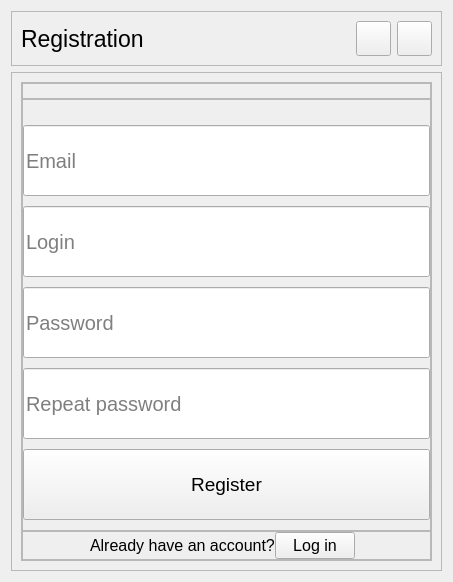
<?xml version="1.0" encoding="UTF-8"?>
<ui version="4.0">
 <class>Form</class>
 <widget class="QWidget" name="Form">
  <property name="geometry">
   <rect>
    <x>0</x>
    <y>0</y>
    <width>453</width>
    <height>582</height>
   </rect>
  </property>
  <property name="maximumSize">
   <size>
    <width>453</width>
    <height>582</height>
   </size>
  </property>
  <property name="windowTitle">
   <string>Form</string>
  </property>
  <property name="styleSheet">
   <string notr="true">* {
	background: transparent;
}

#loginPage &gt; .QFrame,
#registrationPage &gt; .QFrame,
#controlPanel {
	background-color: #58A4B0;
	border-radius: 26%;
	border-bottom: 4px solid #427c85;
	border-right: 4px solid #427c85;
}

QLineEdit {
	background-color: #1E3888;
	color: #FCD29F;
	border-radius: 7px;
	border-bottom: 2px solid #3B6E9C;
	padding-left: 5px;
	margin-top: 1px;
	margin-left: 5px;
	margin-right: 5px;
}

#loginButton, #registerButton {
	background-color: #3B0D11;
	color: #FFFAFF;
	border-radius: 7px;
	padding-top: 5px;
	padding-bottom: 5px;
	margin-top: 5px;
}
#loginButton::hover, #registerButton::hover { background-color: #761924 }
#loginButton:pressed, #registerButton:pressed { background-color: #21070a }

#errDisplay,
#registrationErr {
	color: red;
	margin: 0px;
	margin-top: 0%;
	padding: 0px;
	padding-left: 8px;
}

#text,
#text1,
#text2 {
	color: #FFFAFF;
	background-color: rgba(59, 13, 17, 0.2);
	border-radius: 10%;
	padding: 2% 5% 2% 5%;
}

#appTitle {
	color: #FFFAFF;
	margin-left: 10px;
}</string>
  </property>
  <layout class="QVBoxLayout" name="verticalLayout">
   <item>
    <widget class="QFrame" name="controlPanel">
     <property name="sizePolicy">
      <sizepolicy hsizetype="Preferred" vsizetype="Maximum">
       <horstretch>0</horstretch>
       <verstretch>0</verstretch>
      </sizepolicy>
     </property>
     <property name="frameShape">
      <enum>QFrame::StyledPanel</enum>
     </property>
     <property name="frameShadow">
      <enum>QFrame::Raised</enum>
     </property>
     <layout class="QHBoxLayout" name="horizontalLayout">
      <item>
       <widget class="QLabel" name="appTitle">
        <property name="sizePolicy">
         <sizepolicy hsizetype="Expanding" vsizetype="Minimum">
          <horstretch>0</horstretch>
          <verstretch>0</verstretch>
         </sizepolicy>
        </property>
        <property name="minimumSize">
         <size>
          <width>0</width>
          <height>0</height>
         </size>
        </property>
        <property name="maximumSize">
         <size>
          <width>16777215</width>
          <height>35</height>
         </size>
        </property>
        <property name="font">
         <font>
          <pointsize>17</pointsize>
         </font>
        </property>
        <property name="text">
         <string>Registration</string>
        </property>
       </widget>
      </item>
      <item>
       <spacer name="spacer">
        <property name="orientation">
         <enum>Qt::Horizontal</enum>
        </property>
        <property name="sizeHint" stdset="0">
         <size>
          <width>40</width>
          <height>20</height>
         </size>
        </property>
       </spacer>
      </item>
      <item>
       <widget class="QPushButton" name="minimize">
        <property name="sizePolicy">
         <sizepolicy hsizetype="Minimum" vsizetype="Minimum">
          <horstretch>0</horstretch>
          <verstretch>0</verstretch>
         </sizepolicy>
        </property>
        <property name="minimumSize">
         <size>
          <width>35</width>
          <height>35</height>
         </size>
        </property>
        <property name="maximumSize">
         <size>
          <width>35</width>
          <height>35</height>
         </size>
        </property>
        <property name="focusPolicy">
         <enum>Qt::ClickFocus</enum>
        </property>
        <property name="text">
         <string/>
        </property>
        <property name="icon">
         <iconset>
          <normaloff>../icons/delete.png</normaloff>../icons/delete.png</iconset>
        </property>
        <property name="iconSize">
         <size>
          <width>35</width>
          <height>35</height>
         </size>
        </property>
       </widget>
      </item>
      <item>
       <widget class="QPushButton" name="exit">
        <property name="sizePolicy">
         <sizepolicy hsizetype="Minimum" vsizetype="Minimum">
          <horstretch>0</horstretch>
          <verstretch>0</verstretch>
         </sizepolicy>
        </property>
        <property name="minimumSize">
         <size>
          <width>35</width>
          <height>35</height>
         </size>
        </property>
        <property name="maximumSize">
         <size>
          <width>35</width>
          <height>35</height>
         </size>
        </property>
        <property name="focusPolicy">
         <enum>Qt::ClickFocus</enum>
        </property>
        <property name="text">
         <string/>
        </property>
        <property name="icon">
         <iconset>
          <normaloff>../icons/cross.png</normaloff>../icons/cross.png</iconset>
        </property>
        <property name="iconSize">
         <size>
          <width>35</width>
          <height>35</height>
         </size>
        </property>
       </widget>
      </item>
     </layout>
    </widget>
   </item>
   <item>
    <widget class="QStackedWidget" name="stackedWidget">
     <property name="currentIndex">
      <number>1</number>
     </property>
     <widget class="QWidget" name="loginPage">
      <layout class="QVBoxLayout" name="verticalLayout_3">
       <property name="spacing">
        <number>0</number>
       </property>
       <property name="leftMargin">
        <number>0</number>
       </property>
       <property name="topMargin">
        <number>0</number>
       </property>
       <property name="rightMargin">
        <number>0</number>
       </property>
       <property name="bottomMargin">
        <number>0</number>
       </property>
       <item>
        <widget class="QFrame" name="container">
         <property name="frameShape">
          <enum>QFrame::StyledPanel</enum>
         </property>
         <property name="frameShadow">
          <enum>QFrame::Raised</enum>
         </property>
         <layout class="QVBoxLayout" name="verticalLayout_2">
          <item>
           <layout class="QHBoxLayout" name="logoLayout">
            <property name="spacing">
             <number>0</number>
            </property>
            <item>
             <spacer name="spacer_6">
              <property name="orientation">
               <enum>Qt::Horizontal</enum>
              </property>
              <property name="sizeType">
               <enum>QSizePolicy::Minimum</enum>
              </property>
              <property name="sizeHint" stdset="0">
               <size>
                <width>40</width>
                <height>20</height>
               </size>
              </property>
             </spacer>
            </item>
            <item>
             <widget class="QLabel" name="logo">
              <property name="sizePolicy">
               <sizepolicy hsizetype="Maximum" vsizetype="Maximum">
                <horstretch>0</horstretch>
                <verstretch>0</verstretch>
               </sizepolicy>
              </property>
              <property name="maximumSize">
               <size>
                <width>150</width>
                <height>150</height>
               </size>
              </property>
              <property name="text">
               <string/>
              </property>
              <property name="pixmap">
               <pixmap>../icons/authorizationLogo.png</pixmap>
              </property>
              <property name="scaledContents">
               <bool>true</bool>
              </property>
             </widget>
            </item>
            <item>
             <spacer name="spacer_7">
              <property name="orientation">
               <enum>Qt::Horizontal</enum>
              </property>
              <property name="sizeType">
               <enum>QSizePolicy::Minimum</enum>
              </property>
              <property name="sizeHint" stdset="0">
               <size>
                <width>40</width>
                <height>20</height>
               </size>
              </property>
             </spacer>
            </item>
           </layout>
          </item>
          <item>
           <spacer name="verticalSpacer_2">
            <property name="orientation">
             <enum>Qt::Vertical</enum>
            </property>
            <property name="sizeHint" stdset="0">
             <size>
              <width>20</width>
              <height>40</height>
             </size>
            </property>
           </spacer>
          </item>
          <item>
           <widget class="QLabel" name="errDisplay">
            <property name="sizePolicy">
             <sizepolicy hsizetype="Preferred" vsizetype="Maximum">
              <horstretch>0</horstretch>
              <verstretch>0</verstretch>
             </sizepolicy>
            </property>
            <property name="maximumSize">
             <size>
              <width>16777215</width>
              <height>16777215</height>
             </size>
            </property>
            <property name="text">
             <string/>
            </property>
           </widget>
          </item>
          <item>
           <widget class="QLineEdit" name="logField">
            <property name="sizePolicy">
             <sizepolicy hsizetype="Expanding" vsizetype="Expanding">
              <horstretch>0</horstretch>
              <verstretch>0</verstretch>
             </sizepolicy>
            </property>
            <property name="font">
             <font>
              <pointsize>14</pointsize>
             </font>
            </property>
            <property name="focusPolicy">
             <enum>Qt::ClickFocus</enum>
            </property>
            <property name="placeholderText">
             <string>Email/Login</string>
            </property>
           </widget>
          </item>
          <item>
           <widget class="QLineEdit" name="passField">
            <property name="sizePolicy">
             <sizepolicy hsizetype="Expanding" vsizetype="Expanding">
              <horstretch>0</horstretch>
              <verstretch>0</verstretch>
             </sizepolicy>
            </property>
            <property name="font">
             <font>
              <pointsize>14</pointsize>
             </font>
            </property>
            <property name="focusPolicy">
             <enum>Qt::ClickFocus</enum>
            </property>
            <property name="echoMode">
             <enum>QLineEdit::Password</enum>
            </property>
            <property name="placeholderText">
             <string>Password</string>
            </property>
           </widget>
          </item>
          <item>
           <widget class="QPushButton" name="loginButton">
            <property name="sizePolicy">
             <sizepolicy hsizetype="Minimum" vsizetype="MinimumExpanding">
              <horstretch>0</horstretch>
              <verstretch>0</verstretch>
             </sizepolicy>
            </property>
            <property name="font">
             <font>
              <pointsize>14</pointsize>
             </font>
            </property>
            <property name="focusPolicy">
             <enum>Qt::NoFocus</enum>
            </property>
            <property name="text">
             <string>Log in</string>
            </property>
           </widget>
          </item>
          <item>
           <spacer name="verticalSpacer">
            <property name="orientation">
             <enum>Qt::Vertical</enum>
            </property>
            <property name="sizeType">
             <enum>QSizePolicy::Expanding</enum>
            </property>
            <property name="sizeHint" stdset="0">
             <size>
              <width>20</width>
              <height>40</height>
             </size>
            </property>
           </spacer>
          </item>
          <item>
           <layout class="QHBoxLayout" name="restoreLayout">
            <item>
             <spacer name="spacer_3">
              <property name="orientation">
               <enum>Qt::Horizontal</enum>
              </property>
              <property name="sizeHint" stdset="0">
               <size>
                <width>40</width>
                <height>20</height>
               </size>
              </property>
             </spacer>
            </item>
            <item>
             <widget class="QLabel" name="text1">
              <property name="sizePolicy">
               <sizepolicy hsizetype="Maximum" vsizetype="Maximum">
                <horstretch>0</horstretch>
                <verstretch>0</verstretch>
               </sizepolicy>
              </property>
              <property name="font">
               <font>
                <pointsize>12</pointsize>
               </font>
              </property>
              <property name="text">
               <string>Forgot your password?</string>
              </property>
              <property name="alignment">
               <set>Qt::AlignBottom|Qt::AlignRight|Qt::AlignTrailing</set>
              </property>
             </widget>
            </item>
            <item>
             <widget class="QPushButton" name="toRestoreButton">
              <property name="sizePolicy">
               <sizepolicy hsizetype="Minimum" vsizetype="Minimum">
                <horstretch>0</horstretch>
                <verstretch>0</verstretch>
               </sizepolicy>
              </property>
              <property name="font">
               <font>
                <pointsize>12</pointsize>
               </font>
              </property>
              <property name="focusPolicy">
               <enum>Qt::ClickFocus</enum>
              </property>
              <property name="layoutDirection">
               <enum>Qt::LeftToRight</enum>
              </property>
              <property name="text">
               <string>Restore it</string>
              </property>
              <property name="icon">
               <iconset>
                <normaloff>../icons/keyboardRight.png</normaloff>../icons/keyboardRight.png</iconset>
              </property>
             </widget>
            </item>
            <item>
             <spacer name="spacer_2">
              <property name="orientation">
               <enum>Qt::Horizontal</enum>
              </property>
              <property name="sizeHint" stdset="0">
               <size>
                <width>40</width>
                <height>20</height>
               </size>
              </property>
             </spacer>
            </item>
           </layout>
          </item>
          <item>
           <layout class="QHBoxLayout" name="registerLayout">
            <item>
             <spacer name="spacer_4">
              <property name="orientation">
               <enum>Qt::Horizontal</enum>
              </property>
              <property name="sizeHint" stdset="0">
               <size>
                <width>40</width>
                <height>20</height>
               </size>
              </property>
             </spacer>
            </item>
            <item>
             <widget class="QLabel" name="text2">
              <property name="sizePolicy">
               <sizepolicy hsizetype="Maximum" vsizetype="Maximum">
                <horstretch>0</horstretch>
                <verstretch>0</verstretch>
               </sizepolicy>
              </property>
              <property name="font">
               <font>
                <pointsize>12</pointsize>
               </font>
              </property>
              <property name="text">
               <string>Don't have account yet?</string>
              </property>
              <property name="alignment">
               <set>Qt::AlignBottom|Qt::AlignRight|Qt::AlignTrailing</set>
              </property>
             </widget>
            </item>
            <item>
             <widget class="QPushButton" name="toRegisterButton">
              <property name="sizePolicy">
               <sizepolicy hsizetype="Minimum" vsizetype="Minimum">
                <horstretch>0</horstretch>
                <verstretch>0</verstretch>
               </sizepolicy>
              </property>
              <property name="font">
               <font>
                <pointsize>12</pointsize>
               </font>
              </property>
              <property name="focusPolicy">
               <enum>Qt::ClickFocus</enum>
              </property>
              <property name="text">
               <string>Register</string>
              </property>
              <property name="icon">
               <iconset>
                <normaloff>../icons/keyboardLeft.png</normaloff>../icons/keyboardLeft.png</iconset>
              </property>
             </widget>
            </item>
            <item>
             <spacer name="spacer_5">
              <property name="orientation">
               <enum>Qt::Horizontal</enum>
              </property>
              <property name="sizeHint" stdset="0">
               <size>
                <width>40</width>
                <height>20</height>
               </size>
              </property>
             </spacer>
            </item>
           </layout>
          </item>
         </layout>
        </widget>
       </item>
      </layout>
     </widget>
     <widget class="QWidget" name="registrationPage">
      <layout class="QVBoxLayout" name="verticalLayout_5">
       <property name="spacing">
        <number>0</number>
       </property>
       <property name="leftMargin">
        <number>0</number>
       </property>
       <property name="topMargin">
        <number>0</number>
       </property>
       <property name="rightMargin">
        <number>0</number>
       </property>
       <property name="bottomMargin">
        <number>0</number>
       </property>
       <item>
        <widget class="QFrame" name="bottomContainer">
         <property name="frameShape">
          <enum>QFrame::StyledPanel</enum>
         </property>
         <property name="frameShadow">
          <enum>QFrame::Raised</enum>
         </property>
         <layout class="QVBoxLayout" name="verticalLayout_4">
          <item>
           <widget class="QFrame" name="frame">
            <property name="frameShape">
             <enum>QFrame::StyledPanel</enum>
            </property>
            <property name="frameShadow">
             <enum>QFrame::Raised</enum>
            </property>
            <layout class="QVBoxLayout" name="verticalLayout_6" stretch="1,1,0">
             <property name="spacing">
              <number>0</number>
             </property>
             <property name="leftMargin">
              <number>0</number>
             </property>
             <property name="topMargin">
              <number>0</number>
             </property>
             <property name="rightMargin">
              <number>0</number>
             </property>
             <property name="bottomMargin">
              <number>0</number>
             </property>
             <item>
              <widget class="QFrame" name="logoFrame">
               <property name="sizePolicy">
                <sizepolicy hsizetype="Minimum" vsizetype="Maximum">
                 <horstretch>0</horstretch>
                 <verstretch>0</verstretch>
                </sizepolicy>
               </property>
               <property name="frameShape">
                <enum>QFrame::StyledPanel</enum>
               </property>
               <property name="frameShadow">
                <enum>QFrame::Raised</enum>
               </property>
               <layout class="QHBoxLayout" name="horizontalLayout_3">
                <property name="spacing">
                 <number>0</number>
                </property>
                <property name="leftMargin">
                 <number>0</number>
                </property>
                <property name="topMargin">
                 <number>0</number>
                </property>
                <property name="rightMargin">
                 <number>0</number>
                </property>
                <property name="bottomMargin">
                 <number>0</number>
                </property>
                <item>
                 <widget class="QLabel" name="logo_2">
                  <property name="sizePolicy">
                   <sizepolicy hsizetype="Maximum" vsizetype="Maximum">
                    <horstretch>0</horstretch>
                    <verstretch>0</verstretch>
                   </sizepolicy>
                  </property>
                  <property name="maximumSize">
                   <size>
                    <width>150</width>
                    <height>150</height>
                   </size>
                  </property>
                  <property name="text">
                   <string/>
                  </property>
                  <property name="pixmap">
                   <pixmap>../icons/authorizationLogo.png</pixmap>
                  </property>
                  <property name="scaledContents">
                   <bool>true</bool>
                  </property>
                 </widget>
                </item>
               </layout>
              </widget>
             </item>
             <item>
              <widget class="QFrame" name="fields">
               <property name="frameShape">
                <enum>QFrame::StyledPanel</enum>
               </property>
               <property name="frameShadow">
                <enum>QFrame::Raised</enum>
               </property>
               <layout class="QVBoxLayout" name="verticalLayout_7" stretch="0,0,0,0,0,0">
                <property name="spacing">
                 <number>10</number>
                </property>
                <property name="leftMargin">
                 <number>0</number>
                </property>
                <property name="topMargin">
                 <number>0</number>
                </property>
                <property name="rightMargin">
                 <number>0</number>
                </property>
                <property name="bottomMargin">
                 <number>10</number>
                </property>
                <item>
                 <widget class="QLabel" name="registrationErr">
                  <property name="sizePolicy">
                   <sizepolicy hsizetype="Minimum" vsizetype="Maximum">
                    <horstretch>0</horstretch>
                    <verstretch>0</verstretch>
                   </sizepolicy>
                  </property>
                  <property name="minimumSize">
                   <size>
                    <width>0</width>
                    <height>0</height>
                   </size>
                  </property>
                  <property name="maximumSize">
                   <size>
                    <width>16777215</width>
                    <height>16777215</height>
                   </size>
                  </property>
                  <property name="font">
                   <font>
                    <pointsize>10</pointsize>
                   </font>
                  </property>
                  <property name="text">
                   <string/>
                  </property>
                  <property name="wordWrap">
                   <bool>true</bool>
                  </property>
                 </widget>
                </item>
                <item>
                 <widget class="QLineEdit" name="emailField">
                  <property name="sizePolicy">
                   <sizepolicy hsizetype="Minimum" vsizetype="MinimumExpanding">
                    <horstretch>0</horstretch>
                    <verstretch>0</verstretch>
                   </sizepolicy>
                  </property>
                  <property name="font">
                   <font>
                    <pointsize>15</pointsize>
                   </font>
                  </property>
                  <property name="focusPolicy">
                   <enum>Qt::ClickFocus</enum>
                  </property>
                  <property name="placeholderText">
                   <string>Email</string>
                  </property>
                 </widget>
                </item>
                <item>
                 <widget class="QLineEdit" name="loginField">
                  <property name="sizePolicy">
                   <sizepolicy hsizetype="Minimum" vsizetype="MinimumExpanding">
                    <horstretch>0</horstretch>
                    <verstretch>0</verstretch>
                   </sizepolicy>
                  </property>
                  <property name="font">
                   <font>
                    <pointsize>15</pointsize>
                   </font>
                  </property>
                  <property name="focusPolicy">
                   <enum>Qt::ClickFocus</enum>
                  </property>
                  <property name="placeholderText">
                   <string>Login</string>
                  </property>
                 </widget>
                </item>
                <item>
                 <widget class="QLineEdit" name="passwordField">
                  <property name="sizePolicy">
                   <sizepolicy hsizetype="Minimum" vsizetype="MinimumExpanding">
                    <horstretch>0</horstretch>
                    <verstretch>0</verstretch>
                   </sizepolicy>
                  </property>
                  <property name="font">
                   <font>
                    <pointsize>15</pointsize>
                   </font>
                  </property>
                  <property name="focusPolicy">
                   <enum>Qt::ClickFocus</enum>
                  </property>
                  <property name="echoMode">
                   <enum>QLineEdit::Password</enum>
                  </property>
                  <property name="placeholderText">
                   <string>Password</string>
                  </property>
                 </widget>
                </item>
                <item>
                 <widget class="QLineEdit" name="password2Field">
                  <property name="sizePolicy">
                   <sizepolicy hsizetype="Minimum" vsizetype="MinimumExpanding">
                    <horstretch>0</horstretch>
                    <verstretch>0</verstretch>
                   </sizepolicy>
                  </property>
                  <property name="font">
                   <font>
                    <pointsize>15</pointsize>
                   </font>
                  </property>
                  <property name="focusPolicy">
                   <enum>Qt::ClickFocus</enum>
                  </property>
                  <property name="echoMode">
                   <enum>QLineEdit::Password</enum>
                  </property>
                  <property name="placeholderText">
                   <string>Repeat password</string>
                  </property>
                 </widget>
                </item>
                <item>
                 <widget class="QPushButton" name="registerButton">
                  <property name="sizePolicy">
                   <sizepolicy hsizetype="Minimum" vsizetype="MinimumExpanding">
                    <horstretch>0</horstretch>
                    <verstretch>0</verstretch>
                   </sizepolicy>
                  </property>
                  <property name="font">
                   <font>
                    <pointsize>14</pointsize>
                   </font>
                  </property>
                  <property name="focusPolicy">
                   <enum>Qt::NoFocus</enum>
                  </property>
                  <property name="text">
                   <string>Register</string>
                  </property>
                 </widget>
                </item>
               </layout>
              </widget>
             </item>
             <item>
              <widget class="QFrame" name="accountLogin">
               <property name="sizePolicy">
                <sizepolicy hsizetype="Minimum" vsizetype="Maximum">
                 <horstretch>0</horstretch>
                 <verstretch>0</verstretch>
                </sizepolicy>
               </property>
               <property name="frameShape">
                <enum>QFrame::StyledPanel</enum>
               </property>
               <property name="frameShadow">
                <enum>QFrame::Raised</enum>
               </property>
               <layout class="QHBoxLayout" name="horizontalLayout_2" stretch="0,1,0,0">
                <property name="spacing">
                 <number>0</number>
                </property>
                <property name="leftMargin">
                 <number>0</number>
                </property>
                <property name="topMargin">
                 <number>0</number>
                </property>
                <property name="bottomMargin">
                 <number>0</number>
                </property>
                <item>
                 <spacer name="spacer_8">
                  <property name="orientation">
                   <enum>Qt::Horizontal</enum>
                  </property>
                  <property name="sizeHint" stdset="0">
                   <size>
                    <width>40</width>
                    <height>20</height>
                   </size>
                  </property>
                 </spacer>
                </item>
                <item>
                 <widget class="QLabel" name="text">
                  <property name="sizePolicy">
                   <sizepolicy hsizetype="Maximum" vsizetype="Maximum">
                    <horstretch>0</horstretch>
                    <verstretch>0</verstretch>
                   </sizepolicy>
                  </property>
                  <property name="font">
                   <font>
                    <pointsize>12</pointsize>
                   </font>
                  </property>
                  <property name="text">
                   <string>Already have an account?</string>
                  </property>
                 </widget>
                </item>
                <item>
                 <widget class="QPushButton" name="toLoginButton">
                  <property name="sizePolicy">
                   <sizepolicy hsizetype="Maximum" vsizetype="Maximum">
                    <horstretch>0</horstretch>
                    <verstretch>0</verstretch>
                   </sizepolicy>
                  </property>
                  <property name="font">
                   <font>
                    <pointsize>12</pointsize>
                   </font>
                  </property>
                  <property name="focusPolicy">
                   <enum>Qt::ClickFocus</enum>
                  </property>
                  <property name="layoutDirection">
                   <enum>Qt::LeftToRight</enum>
                  </property>
                  <property name="text">
                   <string>Log in</string>
                  </property>
                  <property name="icon">
                   <iconset>
                    <normaloff>../icons/keyboardRight.png</normaloff>../icons/keyboardRight.png</iconset>
                  </property>
                 </widget>
                </item>
                <item>
                 <spacer name="spacer_9">
                  <property name="orientation">
                   <enum>Qt::Horizontal</enum>
                  </property>
                  <property name="sizeHint" stdset="0">
                   <size>
                    <width>40</width>
                    <height>20</height>
                   </size>
                  </property>
                 </spacer>
                </item>
               </layout>
              </widget>
             </item>
            </layout>
           </widget>
          </item>
         </layout>
        </widget>
       </item>
      </layout>
     </widget>
    </widget>
   </item>
  </layout>
 </widget>
 <resources/>
 <connections/>
</ui>
